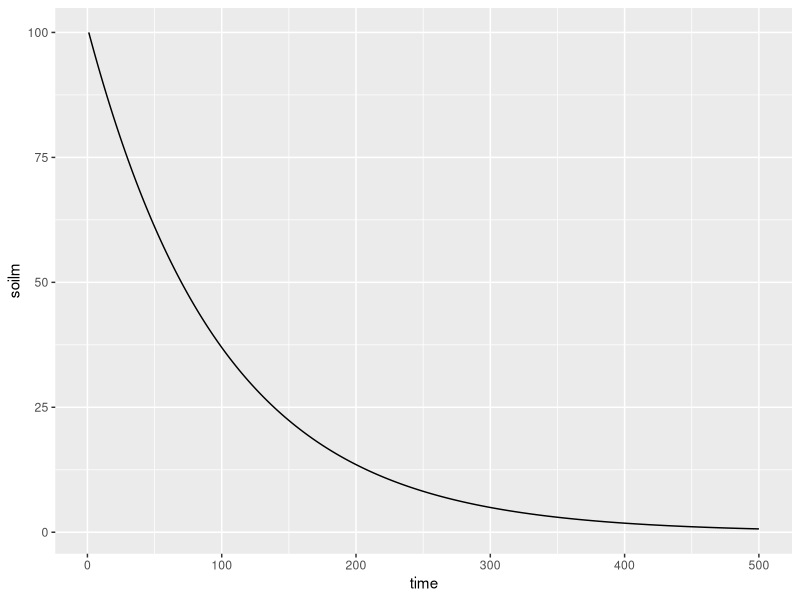
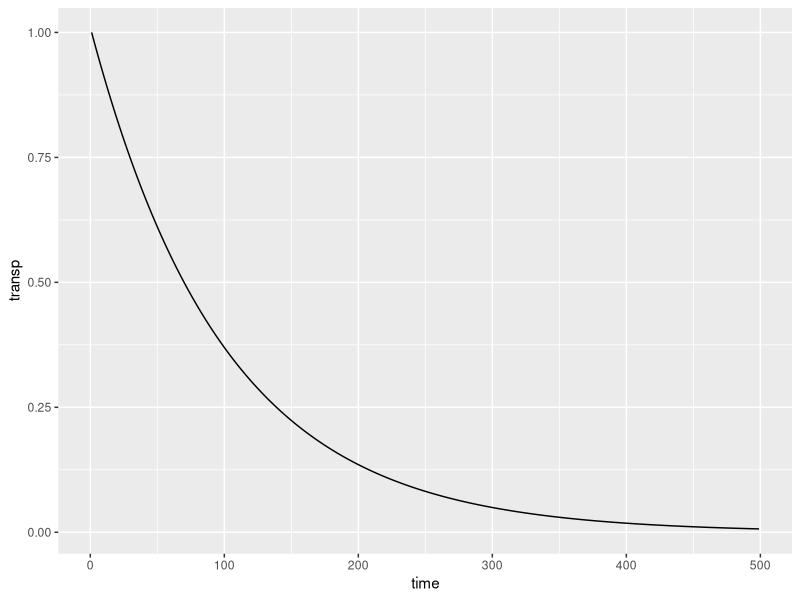
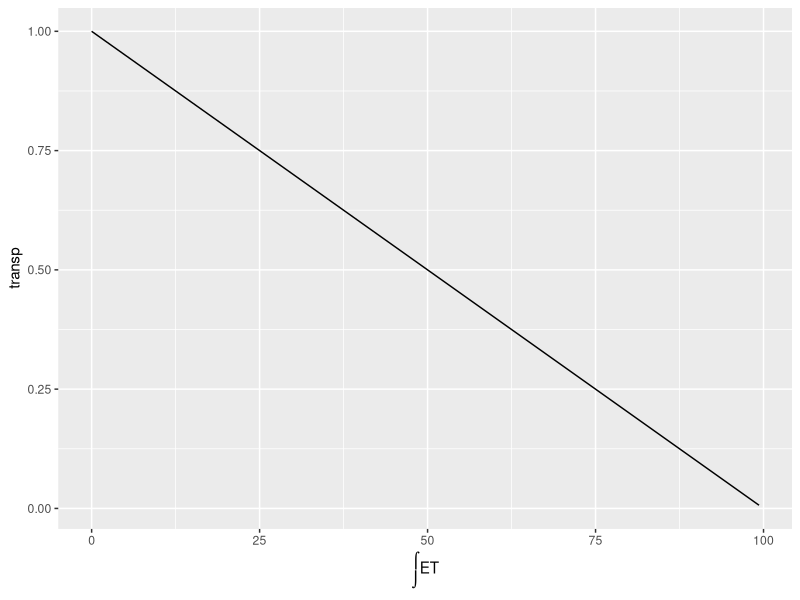
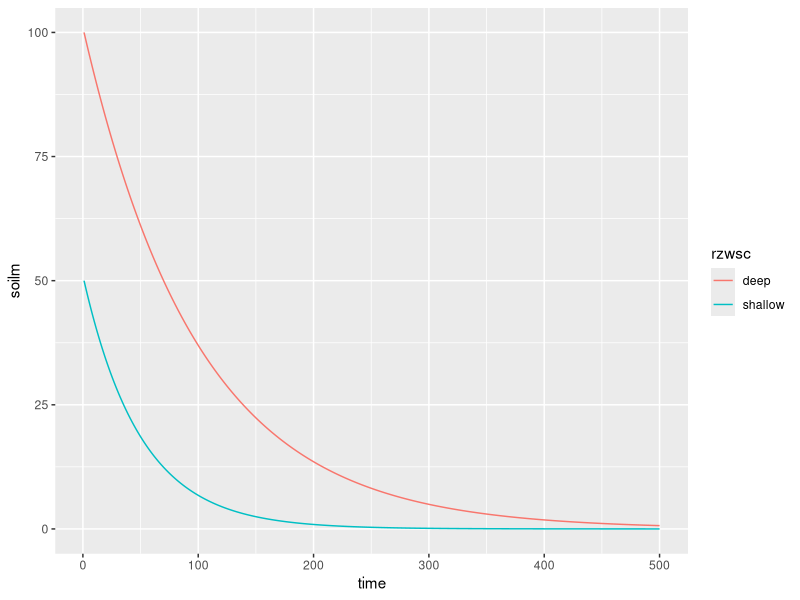
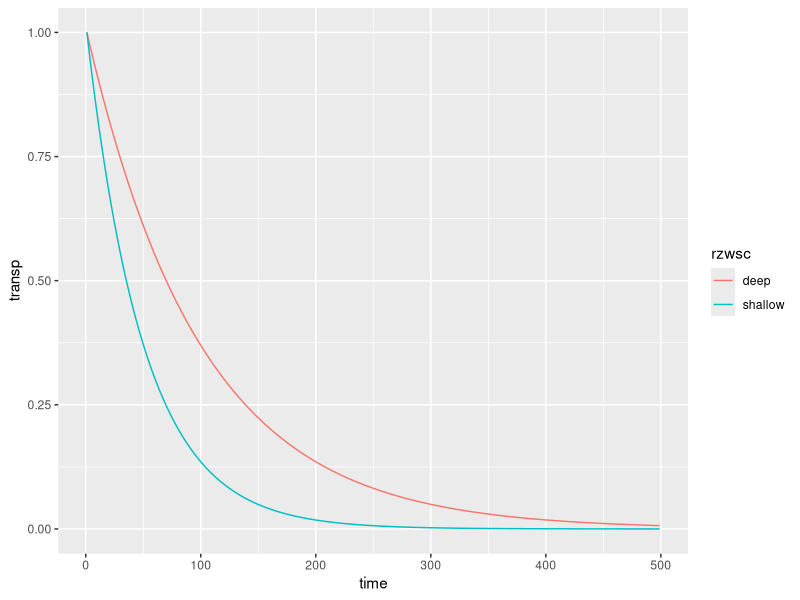
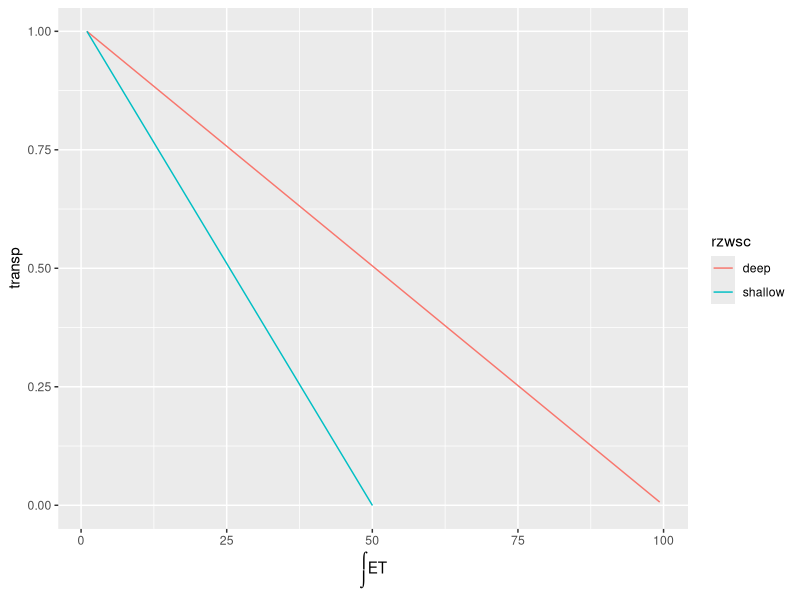
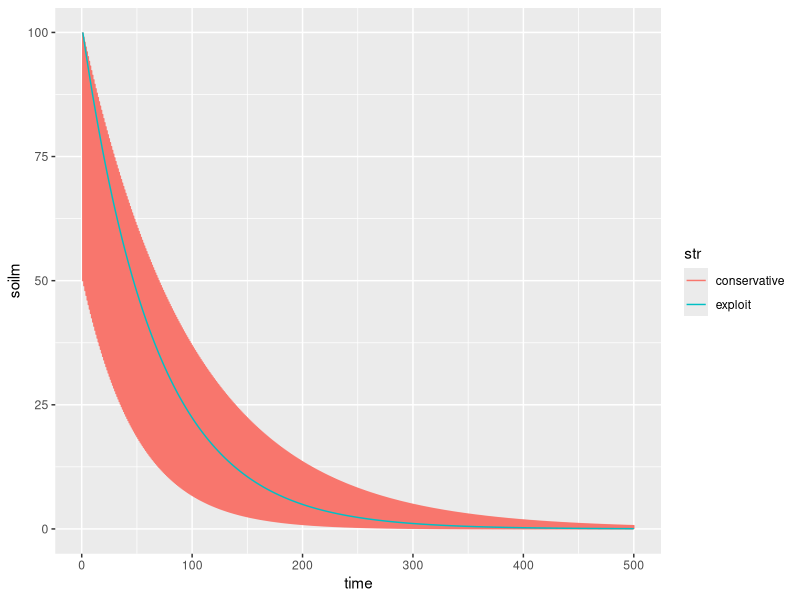
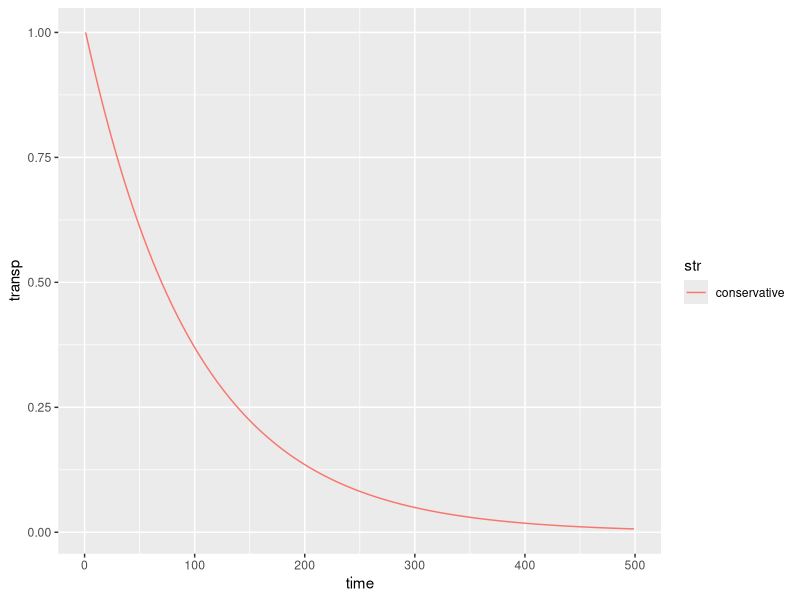

R code for these plots, in order:
## ---- chunk 1
knitr::opts_chunk$set(echo = TRUE)
library(dplyr)
library(ggplot2)
library(tidyr)
## ---- chunk 2
s0 <- 100
alpha <- 1
ntsteps <- 500
s_t <- rep(NA, ntsteps)
t_t <- rep(NA, ntsteps)
s_t[1] <- s0 

for (idx in 1:(ntsteps-1)){
  t_t[idx] <- alpha * s_t[idx] / s0
  s_t[idx + 1] <- s_t[idx] - t_t[idx]
}

df_lin <- tibble( time = 1:ntsteps, soilm = s_t, transp = t_t ) 

df_lin %>% 
  ggplot(aes(time, soilm)) + 
  geom_line()

df_lin %>% 
  tidyr::drop_na() %>% 
  ggplot(aes(time, transp)) + 
  geom_line()

df_lin %>% 
  tidyr::drop_na() %>% 
  ggplot(aes(100-soilm, transp)) + 
  labs(x=expression(integral(ET))) +
  geom_line()
## ---- chunk 3
s0 <- 50
s_t[1] <- s0 
for (idx in 1:(ntsteps-1)){
  t_t[idx] <- alpha * s_t[idx] / s0
  s_t[idx + 1] <- s_t[idx] - t_t[idx]
}


df_lin_deep <- df_lin %>% 
  mutate(rzwsc = "deep", cwd = cumsum(transp))

df_lin_shallow <- tibble(time = 1:ntsteps, soilm= s_t, transp = t_t) %>% 
  mutate(rzwsc = "shallow", cwd = cumsum(transp))

df_lin <- bind_rows(df_lin_deep, df_lin_shallow)

df_lin %>% 
  ggplot(aes(x = time, y = soilm, color = rzwsc)) + 
  geom_line()

df_lin %>% 
  tidyr::drop_na() %>% 
  ggplot(aes(time, transp, color = rzwsc)) + 
  geom_line()

df_lin %>%
  tidyr::drop_na() %>% 
  ggplot(aes(x = cwd, y = transp, color = rzwsc)) +
  labs(x=expression(integral(ET))) +
  geom_line()
## ---- chunk 4
s0 <- 100
s_t[1] <- s0 
for (idx in 1:(ntsteps-1)){
  t_t[idx] <- 1.5 * alpha * s_t[idx] / s0
  s_t[idx + 1] <- s_t[idx] - t_t[idx]
}


df_lin_conservative <- df_lin %>% 
  mutate(str = "conservative", cwd = cumsum(transp))

df_lin_exploit <- tibble(time = 1:ntsteps, soilm = s_t, transp = t_t) %>% 
  mutate(str = "exploit", cwd = cumsum(transp))

df_lin <- bind_rows(df_lin_conservative, df_lin_exploit)

df_lin %>% 
  ggplot(aes(x = time, y = soilm, color = str)) + 
  geom_line()

df_lin %>% 
  tidyr::drop_na() %>% 
  ggplot(aes(time, transp, color = str)) + 
  geom_line()

df_lin %>%
  tidyr::drop_na() %>% 
  ggplot(aes(x = cwd, y = transp, color = str)) +
  labs(x=expression(integral(ET))) +
  geom_line()
## ---- chunk 5
## deep
s0 <- 100
alpha <- 1
ntsteps <- 500
d_t <- rep(1, ntsteps)
s_t <- rep(NA, ntsteps)
t_t <- rep(NA, ntsteps)
s_t[1] <- s0 

for (idx in 1:(ntsteps-1)){
  t_t[idx] <- alpha * s_t[idx] * d_t[idx] / s0
  s_t[idx + 1] <- s_t[idx] - t_t[idx]
}

df_lin_deep <- tibble( time = 1:ntsteps, soilm = s_t, transp = t_t ) %>% 
  mutate(rzwsc = "deep", cwd = cumsum(transp))


## shallow
s0 <- 50
s_t[1] <- s0 
for (idx in 1:(ntsteps-1)){
  t_t[idx] <- alpha * s_t[idx] * d_t[idx] / s0
  s_t[idx + 1] <- s_t[idx] - t_t[idx]
}

df_lin_shallow <- tibble(time = 1:ntsteps, soilm= s_t, transp = t_t) %>% 
  mutate(rzwsc = "shallow", cwd = cumsum(transp))

df_lin <- bind_rows(df_lin_deep, df_lin_shallow)

df_lin %>% 
  ggplot(aes(x = time, y = soilm, color = rzwsc)) + 
  geom_line()

df_lin %>% 
  tidyr::drop_na() %>% 
  ggplot(aes(time, transp, color = rzwsc)) + 
  geom_line()

df_lin %>%
  tidyr::drop_na() %>% 
  ggplot(aes(x = cwd, y = transp, color = rzwsc)) +
  labs(x=expression(integral(ET))) +
  geom_line()
## ---- chunk 6
## deep
s0 <- 100
alpha <- 1
ntsteps <- 500

d_t <- rep(NA, ntsteps)
d_t[1] <- 1
d_t[ntsteps] <- 4
d_t <- approx(1:ntsteps, d_t, xout=1:ntsteps)$y

s_t <- rep(NA, ntsteps)
t_t <- rep(NA, ntsteps)
s_t[1] <- s0 

for (idx in 1:(ntsteps-1)){
  t_t[idx] <- alpha * s_t[idx] * d_t[idx] / s0
  s_t[idx + 1] <- s_t[idx] - t_t[idx]
}

df_lin_deep <- tibble( time = 1:ntsteps, soilm = s_t, transp = t_t ) %>% 
  mutate(rzwsc = "deep", cwd = cumsum(transp))


## shallow
s0 <- 50
s_t[1] <- s0 
for (idx in 1:(ntsteps-1)){
  t_t[idx] <- alpha * s_t[idx] * d_t[idx] / s0
  s_t[idx + 1] <- s_t[idx] - t_t[idx]
}

df_lin_shallow <- tibble(time = 1:ntsteps, soilm= s_t, transp = t_t) %>% 
  mutate(rzwsc = "shallow", cwd = cumsum(transp))

df_lin <- bind_rows(df_lin_deep, df_lin_shallow)

df_lin %>% 
  ggplot(aes(x = time, y = soilm, color = rzwsc)) + 
  geom_line()

df_lin %>% 
  tidyr::drop_na() %>% 
  ggplot(aes(time, transp, color = rzwsc)) + 
  geom_line()

df_lin %>%
  tidyr::drop_na() %>% 
  ggplot(aes(x = cwd, y = transp, color = rzwsc)) +
  labs(x=expression(integral(ET))) +
  geom_line()
## ---- chunk 7
sigm <- function(x){1/(1+exp(-(x/2.5-2.5)))}
df_sigm <- tibble(soilm=0:100) %>% 
  rowwise() %>% 
  mutate(gs = sigm(soilm))
df_sigm %>% 
  ggplot(aes(soilm, gs)) +
  geom_line()
## ---- chunk 8
## deep
s0 <- 100
alpha <- 1
ntsteps <- 500
d_t <- rep(1, ntsteps)
s_t <- rep(NA, ntsteps)
t_t <- rep(NA, ntsteps)
s_t[1] <- s0 

for (idx in 1:(ntsteps-1)){
  t_t[idx] <- alpha * sigm(s_t[idx]) * d_t[idx]
  s_t[idx + 1] <- s_t[idx] - t_t[idx]
}

df_lin_deep <- tibble( time = 1:ntsteps, soilm = s_t, transp = t_t ) %>% 
  mutate(rzwsc = "deep", cwd = cumsum(transp))

## shallow
s0 <- 50
s_t[1] <- s0 
for (idx in 1:(ntsteps-1)){
  t_t[idx] <- alpha * sigm(s_t[idx]) * d_t[idx]
  s_t[idx + 1] <- s_t[idx] - t_t[idx]
}

df_lin_shallow <- tibble(time = 1:ntsteps, soilm= s_t, transp = t_t) %>% 
  mutate(rzwsc = "shallow", cwd = cumsum(transp))

df_lin <- bind_rows(df_lin_deep, df_lin_shallow)

df_lin %>% 
  ggplot(aes(x = time, y = soilm, color = rzwsc)) + 
  geom_line()

df_lin %>% 
  tidyr::drop_na() %>% 
  ggplot(aes(time, transp, color = rzwsc)) + 
  geom_line()

df_lin %>%
  tidyr::drop_na() %>% 
  ggplot(aes(x = cwd, y = transp, color = rzwsc)) +
  labs(x=expression(integral(ET))) +
  geom_line()
